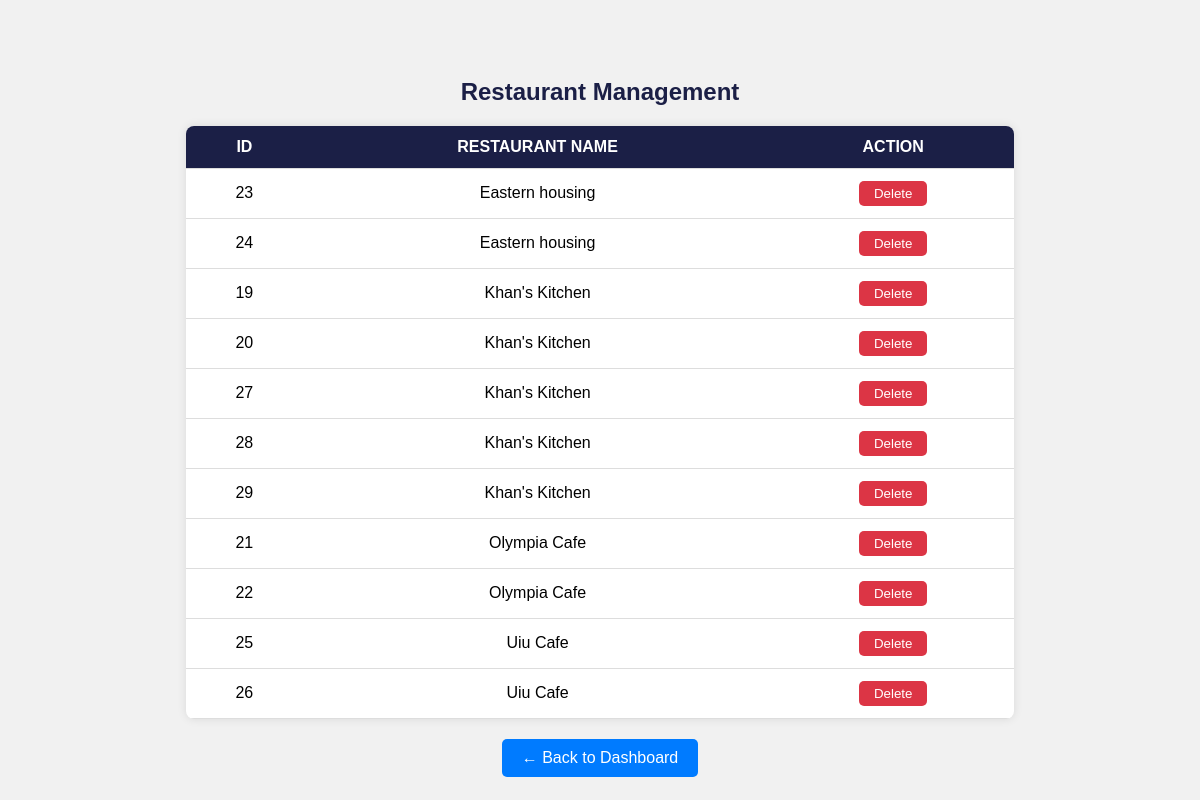
The page /admin/manage-restaurants.php (signed in) on the database its author committed.
### tables this page shows
CREATE TABLE `restaurants` (
  `id` int(11) NOT NULL,
  `restaurant_name` varchar(100) NOT NULL,
  `food_name` varchar(100) NOT NULL,
  `food_quantity` int(11) NOT NULL,
  `food_image` varchar(255) NOT NULL,
  `price` int(11) NOT NULL,
  `availability` enum('Available','Not Available') NOT NULL,
  `food_category` varchar(50) NOT NULL
);

### admin/manage-restaurants.php (the view, shortened to what this page needs)
<?php
$conn = new mysqli("localhost", "root", "", "uiu-canteen");
$sql = "SELECT id, restaurant_name FROM restaurants";
$result = $conn->query($sql);
?>
<!DOCTYPE html>
<html lang="en">
<head>
</head>
<body>
    <h2>Restaurant Management</h2>
    <table>
        <tr>
            <th>ID</th>
            <th>Restaurant Name</th>
            <th>Action</th>
        </tr>
        <?php
        if ($result->num_rows > 0) {
            while ($restaurant = $result->fetch_assoc()) {
                echo "<tr>
                        <td>{$restaurant['id']}</td>
                        <td>".htmlspecialchars($restaurant['restaurant_name'])."</td>
                        <td>
                            <form method='POST' action='delete-restaurant.php' onsubmit='return confirm(\"Are you sure you want to delete this restaurant?\");'>
                                <input type='hidden' name='restaurant_id' value='{$restaurant['id']}'>
                                <button type='submit' class='delete-btn'>Delete</button>
                            </form>
                        </td>
                      </tr>";
            }
        } else {
            echo "<tr><td colspan='3'>No restaurants found.</td></tr>";
        }
        ?>
    </table>
    <a href="admin.php" class="back-btn">← Back to Dashboard</a>
</body>
</html>

### admin/manage-restaurants.php (style rules this page uses)
body { font-family: Arial, sans-serif; background-color: #f1f1f1; text-align: center; padding-top: 50px; }
h2 { color: #1b1f46; margin-bottom: 20px; }
table { width: 70%; margin: 0 auto; border-collapse: collapse; background-color: #fff; box-shadow: 0 0 10px rgba(0, 0, 0, 0.1); border-radius: 8px; overflow: hidden; }
th, td { padding: 12px 15px; text-align: center; border-bottom: 1px solid #ddd; }
th { background-color: #1b1f46; color: white; text-transform: uppercase; }
.delete-btn { padding: 5px 15px; background-color: #dc3545; color: white; border: none; border-radius: 5px; cursor: pointer; transition: background-color 0.3s ease; }
a.back-btn { display: inline-block; margin-top: 20px; padding: 10px 20px; background-color: #007BFF; color: white; text-decoration: none; border-radius: 5px; transition: background-color 0.3s ease; }

### rows shown on the page
restaurants: id "23", restaurant_name "Eastern housing"
restaurants: id "24", restaurant_name "Eastern housing"
restaurants: id "19", restaurant_name "Khan's Kitchen"
restaurants: id "20", restaurant_name "Khan's Kitchen"
restaurants: id "27", restaurant_name "Khan's Kitchen"
restaurants: id "28", restaurant_name "Khan's Kitchen"
restaurants: id "29", restaurant_name "Khan's Kitchen"
restaurants: id "21", restaurant_name "Olympia Cafe"
restaurants: id "22", restaurant_name "Olympia Cafe"
restaurants: id "25", restaurant_name "Uiu Cafe"
restaurants: id "26", restaurant_name "Uiu Cafe"
